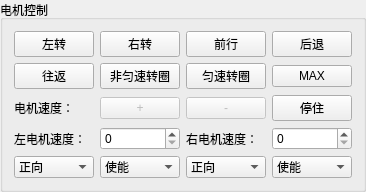
      <widget class="QGroupBox" name="groupBox_8">
       <property name="styleSheet">
        <string notr="true"/>
       </property>
       <property name="title">
        <string>电机控制</string>
       </property>
       <layout class="QGridLayout" name="gridLayout_8">
        <item row="0" column="1">
         <widget class="QPushButton" name="turnright">
          <property name="text">
           <string>右转</string>
          </property>
          <property name="checkable">
           <bool>true</bool>
          </property>
         </widget>
        </item>
        <item row="2" column="0">
         <widget class="QLabel" name="label_58">
          <property name="text">
           <string>电机速度：</string>
          </property>
         </widget>
        </item>
        <item row="4" column="1">
         <widget class="QSpinBox" name="leftmotorvalue">
          <property name="maximum">
           <number>2000</number>
          </property>
          <property name="singleStep">
           <number>3</number>
          </property>
         </widget>
        </item>
        <item row="5" column="0">
         <widget class="QComboBox" name="comboBox">
          <item>
           <property name="text">
            <string>正向</string>
           </property>
          </item>
          <item>
           <property name="text">
            <string>反向</string>
           </property>
          </item>
         </widget>
        </item>
        <item row="2" column="2">
         <widget class="QPushButton" name="speedsub">
          <property name="enabled">
           <bool>false</bool>
          </property>
          <property name="text">
           <string>-</string>
          </property>
         </widget>
        </item>
        <item row="4" column="2">
         <widget class="QLabel" name="label_38">
          <property name="text">
           <string>右电机速度：</string>
          </property>
         </widget>
        </item>
        <item row="4" column="3">
         <widget class="QSpinBox" name="rightmotorvalue">
          <property name="maximum">
           <number>2000</number>
          </property>
          <property name="singleStep">
           <number>3</number>
          </property>
         </widget>
        </item>
        <item row="0" column="2">
         <widget class="QPushButton" name="doublemotor">
          <property name="text">
           <string>前行</string>
          </property>
          <property name="checkable">
           <bool>true</bool>
          </property>
         </widget>
        </item>
        <item row="4" column="0">
         <widget class="QLabel" name="label_39">
          <property name="text">
           <string>左电机速度：</string>
          </property>
         </widget>
        </item>
        <item row="5" column="3">
         <widget class="QComboBox" name="rightmotorcontrol">
          <item>
           <property name="text">
            <string>使能</string>
           </property>
          </item>
          <item>
           <property name="text">
            <string>释放</string>
           </property>
          </item>
         </widget>
        </item>
        <item row="1" column="0">
         <widget class="QPushButton" name="loop">
          <property name="text">
           <string>往返</string>
          </property>
          <property name="checkable">
           <bool>true</bool>
          </property>
         </widget>
        </item>
        <item row="2" column="1">
         <widget class="QPushButton" name="speedadd">
          <property name="enabled">
           <bool>false</bool>
          </property>
          <property name="text">
           <string>+</string>
          </property>
         </widget>
        </item>
        <item row="0" column="0">
         <widget class="QPushButton" name="turnleft">
          <property name="text">
           <string>左转</string>
          </property>
          <property name="checkable">
           <bool>true</bool>
          </property>
         </widget>
        </item>
        <item row="5" column="2">
         <widget class="QComboBox" name="comboBox_2">
          <item>
           <property name="text">
            <string>正向</string>
           </property>
          </item>
          <item>
           <property name="text">
            <string>反向</string>
           </property>
          </item>
         </widget>
        </item>
        <item row="0" column="3">
         <widget class="QPushButton" name="back">
          <property name="text">
           <string>后退</string>
          </property>
          <property name="checkable">
           <bool>true</bool>
          </property>
         </widget>
        </item>
        <item row="5" column="1">
         <widget class="QComboBox" name="leftmotorcontrol">
          <item>
           <property name="text">
            <string>使能</string>
           </property>
          </item>
          <item>
           <property name="text">
            <string>释放</string>
           </property>
          </item>
         </widget>
        </item>
        <item row="1" column="1">
         <widget class="QPushButton" name="turnrun">
          <property name="text">
           <string>非匀速转圈</string>
          </property>
          <property name="checkable">
           <bool>true</bool>
          </property>
         </widget>
        </item>
        <item row="1" column="2">
         <widget class="QPushButton" name="turnrun_2">
          <property name="text">
           <string>匀速转圈</string>
          </property>
          <property name="checkable">
           <bool>true</bool>
          </property>
         </widget>
        </item>
        <item row="2" column="3">
         <widget class="QPushButton" name="stop">
          <property name="text">
           <string>停住</string>
          </property>
         </widget>
        </item>
        <item row="1" column="3">
         <widget class="QPushButton" name="maxspeed">
          <property name="text">
           <string>MAX</string>
          </property>
          <property name="checkable">
           <bool>true</bool>
          </property>
         </widget>
        </item>
       </layout>
      </widget>
